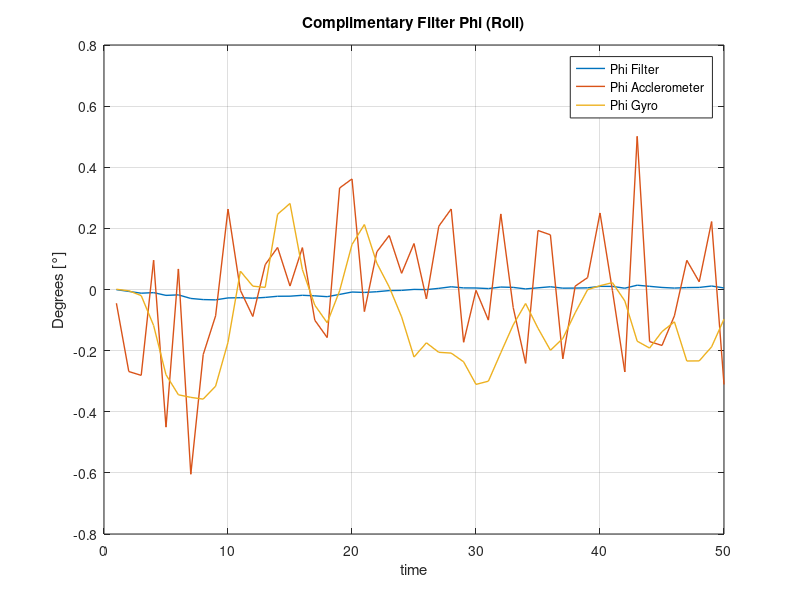
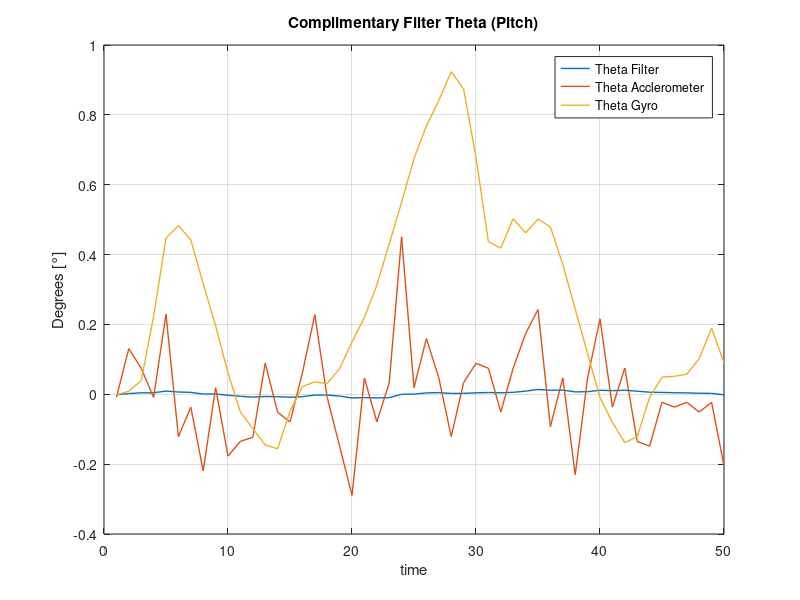

Recreate these plots in MATLAB, in order.
load('imuInfo.mat')

%% Initial Values 
Phi = phi(1);
Theta = theta(1);

%% Values we want to plot 

PhiAngleComplimentary = [];
ThetaAngleComplimentary  = [];

AccelAngleX = [];
AccelAngleY = [];

alpha = 0.98;

dt = 1/500;

%% Complimentary Filter

for i = 1:length(time)

    % angle corrections using accelerometer 
    PhiAccel = (atan2(AccelY(i), sqrt((AccelX(i)^2) + (AccelZ(i)^2)))); 

    ThetaAccel = atan2(-AccelX(i), sqrt((AccelY(i)^2) + (AccelZ(i)^2)));  
    
    newAngleX = alpha*(phi_dot(i)*dt+Phi) + (1-alpha)*PhiAccel;
    
    newAngleY = alpha*(theta_dot(i)*dt+Theta) + (1-alpha)*ThetaAccel;
    
    
    % Store for plotting
    PhiAngleComplimentary = [PhiAngleComplimentary; newAngleX];
    ThetaAngleComplimentary  = [ThetaAngleComplimentary ;newAngleY];
    
    AccelAngleX = [AccelAngleX; PhiAccel];
    AccelAngleY = [AccelAngleY; ThetaAccel];
    
    
    Phi = newAngleX;
    
    Theta = newAngleY;

end 

figure(1)
plot(time, rad2deg(PhiAngleComplimentary),'LineWidth',1)
grid on
hold on
xlabel("time")
ylabel("Degrees [°]")
title("Complimentary Filter \Phi (Roll)")
plot(time, rad2deg(AccelAngleX),'LineWidth',1)
plot(time, rad2deg(phi),'LineWidth',1)
legend("\Phi Filter", "\Phi Acclerometer", "\Phi Gyro")
% legend("\Phi Filter","\Phi Gyro")
hold off


figure(2)
plot(time, rad2deg(ThetaAngleComplimentary),'LineWidth',1)
grid on
hold on
xlabel("time")
ylabel("Degrees [°]")
title("Complimentary Filter \Theta (Pitch)")
plot(time, rad2deg(AccelAngleY),'LineWidth',1)
plot(time, rad2deg(theta),'LineWidth',1)
legend("\Theta Filter", "\Theta Acclerometer", "\Theta Gyro")
% legend("\Theta Filter","\Theta Gyro")
hold off

